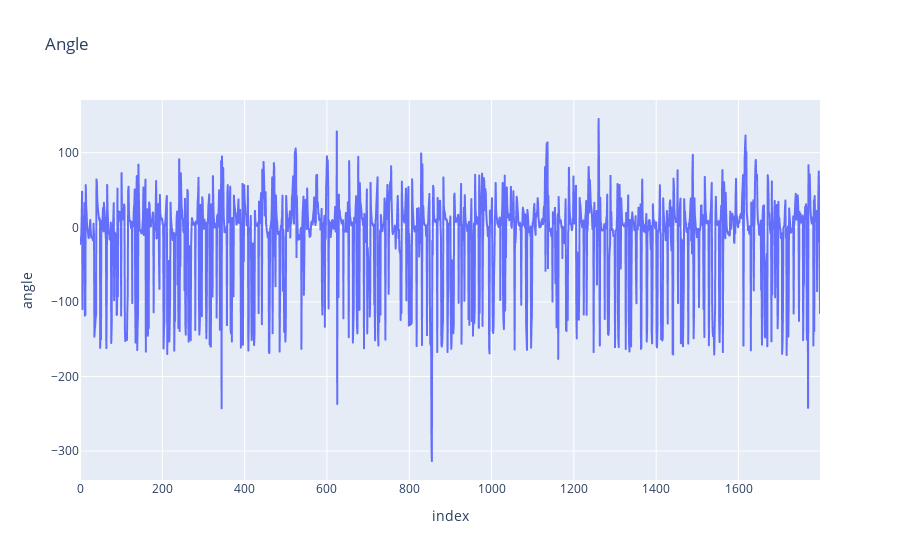

The notebook cell saved with this chart:
### Markdown cell above
### Winkel Verlauf

### Code cell
import pandas as pd
import plotly.express as px
import matplotlib as mpl
df["angle"]

fig_knee = px.line(df, y="angle", title='Angle')

fig_knee.show()

### Figure 1 — Plotly figure (JSON) as saved in the notebook; plotly's stock layout.template omitted (floating-point values rounded to 4 significant figures; data arrays with more than 128 entries replaced by an {"elided": "..."} marker saying what was removed)
{"data": [{"hovertemplate": "index=%{x}<br>angle=%{y}<extra></extra>", "legendgroup": "", "line": {"color": "#636efa", "dash": "solid"}, "marker": {"symbol": "circle"}, "mode": "lines", "name": "", "showlegend": false, "type": "scattergl", "x": {"elided": "1799 int values"}, "xaxis": "x", "y": {"elided": "1799 float values"}, "yaxis": "y"}], "layout": {"legend": {"tracegroupgap": 0}, "title": {"text": "Angle"}, "xaxis": {"anchor": "y", "domain": [0, 1], "title": {"text": "index"}}, "yaxis": {"anchor": "x", "domain": [0, 1], "title": {"text": "angle"}}}}
